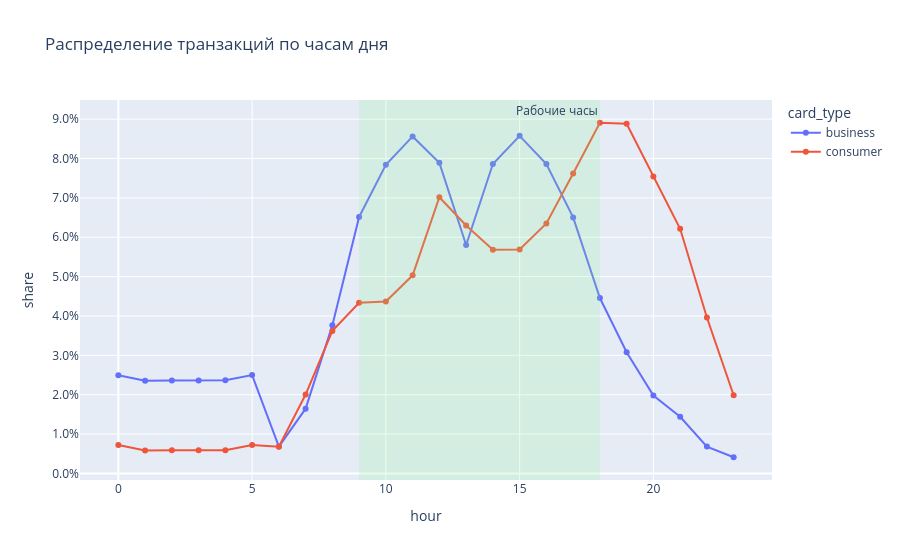

Here is the notebook cell this chart was saved with:
### Markdown cell above
### 3.4 Временные паттерны — часы дня, дни недели, месяцы

### Code cell
def add_time_parts(df: pl.DataFrame) -> pl.DataFrame:
    return df.with_columns([
        pl.col('transaction_timestamp').dt.hour().alias('hour'),
        pl.col('transaction_timestamp').dt.weekday().alias('dow'),
        pl.col('transaction_timestamp').dt.truncate('1mo').alias('month'),
    ])

b_t = add_time_parts(business)
c_t = add_time_parts(consumer)

def share_by(df: pl.DataFrame, col: str, label: str) -> pl.DataFrame:
    total = df.height
    return (df.group_by(col).agg(pl.len().alias('n'))
              .with_columns([(pl.col('n') / total).alias('share'),
                             pl.lit(label).alias('card_type')])
              .sort(col))

hours = pl.concat([share_by(b_t, 'hour', 'business'),
                   share_by(c_t, 'hour', 'consumer')]).to_pandas()
fig = px.line(hours, x='hour', y='share', color='card_type', markers=True,
              title='Распределение транзакций по часам дня')
fig.add_vrect(x0=BUSINESS_HOURS_START, x1=BUSINESS_HOURS_END,
              fillcolor='lightgreen', opacity=0.2, line_width=0,
              annotation_text='Рабочие часы')
fig.update_layout(yaxis_tickformat='.1%')
fig.show()

### Figure 1 — Plotly figure (JSON) as saved in the notebook; plotly's stock layout.template omitted (floating-point values rounded to 4 significant figures)
{"data": [{"hovertemplate": "card_type=business<br>hour=%{x}<br>share=%{y}<extra></extra>", "legendgroup": "business", "line": {"color": "#636efa", "dash": "solid"}, "marker": {"symbol": "circle"}, "mode": "lines+markers", "name": "business", "orientation": "v", "showlegend": true, "type": "scatter", "x": [0, 1, 2, 3, 4, 5, 6, 7, 8, 9, 10, 11, 12, 13, 14, 15, 16, 17, 18, 19, 20, 21, 22, 23], "xaxis": "x", "y": [0.02494, 0.02356, 0.02362, 0.02358, 0.0237, 0.02499, 0.006823, 0.01646, 0.03763, 0.06516, 0.0784, 0.08562, 0.07891, 0.05805, 0.07861, 0.08577, 0.07861, 0.06505, 0.04456, 0.0308, 0.0198, 0.01441, 0.00683, 0.004117], "yaxis": "y"}, {"hovertemplate": "card_type=consumer<br>hour=%{x}<br>share=%{y}<extra></extra>", "legendgroup": "consumer", "line": {"color": "#EF553B", "dash": "solid"}, "marker": {"symbol": "circle"}, "mode": "lines+markers", "name": "consumer", "orientation": "v", "showlegend": true, "type": "scatter", "x": [0, 1, 2, 3, 4, 5, 6, 7, 8, 9, 10, 11, 12, 13, 14, 15, 16, 17, 18, 19, 20, 21, 22, 23], "xaxis": "x", "y": [0.00722, 0.005854, 0.005874, 0.005879, 0.005888, 0.007225, 0.006772, 0.02004, 0.03622, 0.04335, 0.0437, 0.05033, 0.07017, 0.06299, 0.05683, 0.0569, 0.0635, 0.07622, 0.08909, 0.08885, 0.07546, 0.06215, 0.03963, 0.01986], "yaxis": "y"}], "layout": {"annotations": [{"showarrow": false, "text": "Рабочие часы", "x": 18, "xanchor": "right", "xref": "x", "y": 1, "yanchor": "top", "yref": "y domain"}], "legend": {"title": {"text": "card_type"}, "tracegroupgap": 0}, "shapes": [{"fillcolor": "lightgreen", "line": {"width": 0}, "opacity": 0.2, "type": "rect", "x0": 9, "x1": 18, "xref": "x", "y0": 0, "y1": 1, "yref": "y domain"}], "title": {"text": "Распределение транзакций по часам дня"}, "xaxis": {"anchor": "y", "domain": [0, 1], "title": {"text": "hour"}}, "yaxis": {"anchor": "x", "domain": [0, 1], "tickformat": ".1%", "title": {"text": "share"}}}}
